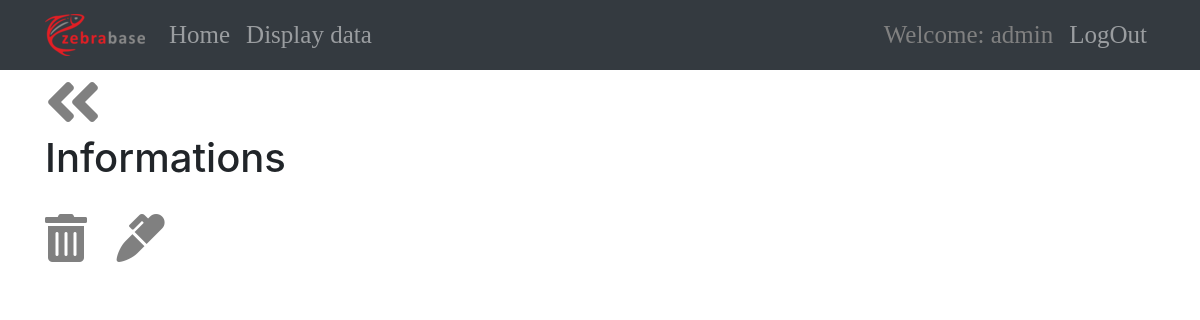
/fishdetail/37 (signed in), run on an earlier commit of the app's database.
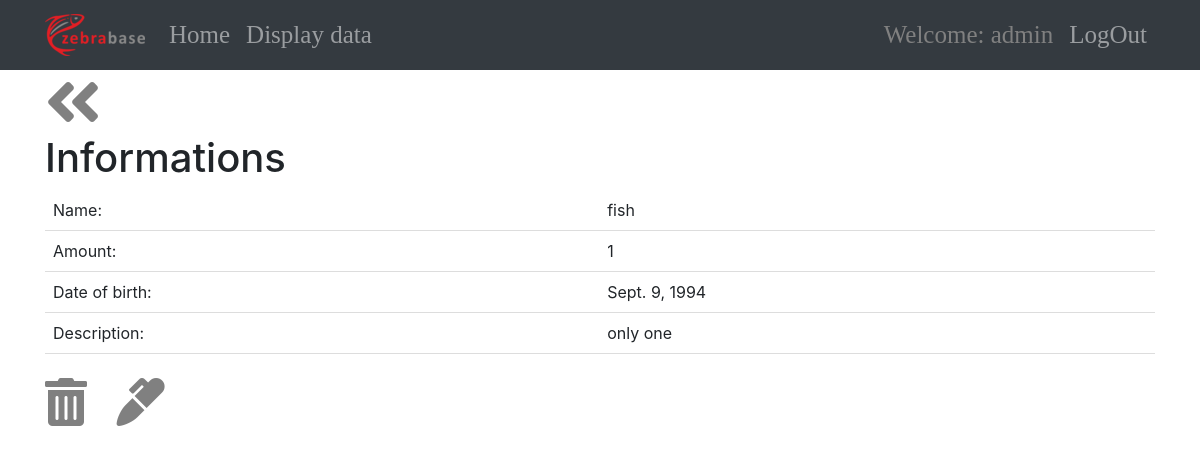
And on a later commit of the database.
### management/models.py (models this page shows, shortened)
class Fishline(models.Model):
    name = models.CharField(max_length=100)
    description = models.TextField()
    stock_id = models.ForeignKey(Stock,to_field='id',related_name = 'fishline', on_delete=models.CASCADE)

### management/views.py (the view)
# urls.py: path('fishdetail/<int:pk>',login_required(FishDetailView.as_view()), name = 'fishdetail'),
class FishDetailView(TemplateView):
    template_name = 'fishdetail.html'
    def get(self, request, *args, **kwargs):
        queryset = Substock.objects.all().values("amount","stock__birthdate","stock__fishline__name","stock__fishline__description").filter(position_id = kwargs['pk'])
        return render(self.request,self.template_name,{"info":queryset,
                                                        "position":kwargs['pk']})

### management/templates/fishdetail.html
<!DOCTYPE html>
{% extends "base.html" %}
{% block content%}
<i style = "color:grey;"onclick="goBack()" class="fas fa-angle-double-left fa-4x"></i>
<br>
<h1>Informations</h1>
<table style="border-collapse: collapse;width: 100%;">
  {% for one in info %}
    <tr>
      <td style ="padding: 8px;text-align: left;border-bottom: 1px solid #ddd;">Name:</th>
      <td style ="padding: 8px;text-align: left;border-bottom: 1px solid #ddd;">{{one.stock__fishline__name}}</th>
    </tr>
    <tr>
      <td style ="padding: 8px;text-align: left;border-bottom: 1px solid #ddd;">Amount:</th>
      <td style ="padding: 8px;text-align: left;border-bottom: 1px solid #ddd;">{{one.amount}}</th>
    </tr>
    <tr>
      <td style ="padding: 8px;text-align: left;border-bottom: 1px solid #ddd;">Date of birth:</th>
      <td style ="padding: 8px;text-align: left;border-bottom: 1px solid #ddd;">{{one.stock__birthdate}}</th>
    </tr>
    <tr>
      <td style ="padding: 8px;text-align: left;border-bottom: 1px solid #ddd;">Description:</th>
      <td style ="padding: 8px;text-align: left;border-bottom: 1px solid #ddd;">{{one.stock__fishline__description}}</th>
    </tr>
  {% endfor%}
</table>
<br>
<a style="padding-right:25px; color:grey" href="{{position}}/delete"><i class="fas fa-trash-alt fa-3x"></i></a>
<a style="padding-right:25px; color:grey" href="{{position}}/update"><i class="fas fa-marker fa-3x"></i></a>
  {% endblock %}

What changed in the data, as far as the page shows it:
added Fishline: stock__fishline__name "fish", amount "1", stock__birthdate "Sept. 9, 1994", stock__fishline__description "only one"
